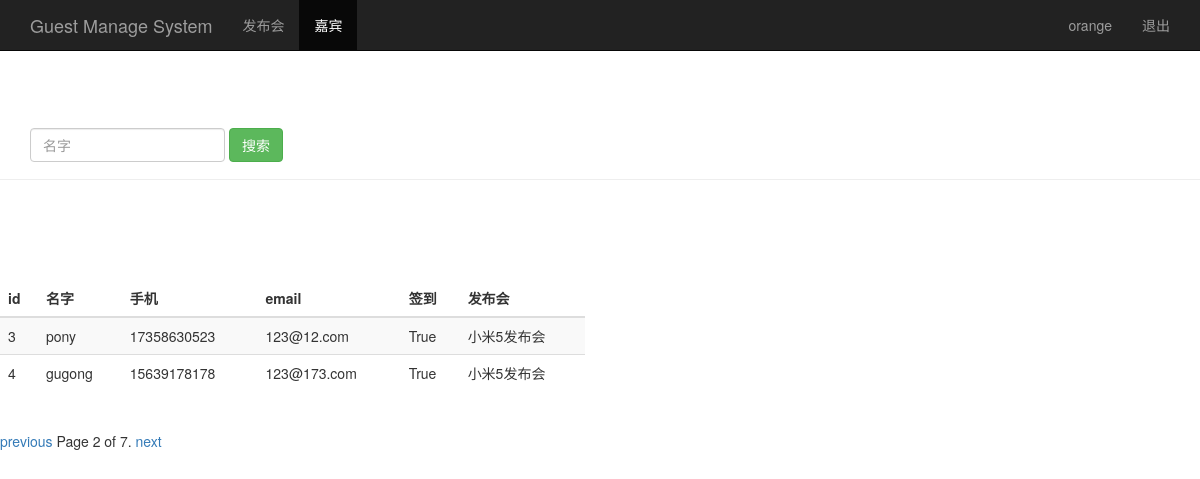
The page /guest_manage/?page=2 (signed in) on the database its author committed.
### sign/models.py (models this page shows, shortened)
class Guest(models.Model):
    event = models.ForeignKey(Event)
    realname = models.CharField(max_length=64)
    phone = models.CharField(max_length=16)
    email = models.EmailField()
    sign = models.BooleanField()
    create_time = models.DateTimeField(auto_now=True)
    class Meta:
        unique_together = ("event","phone")

class Event(models.Model):
    name = models.CharField(max_length=100)
    limit = models.IntegerField()
    status = models.BooleanField()
    address = models.CharField(max_length=200)
    start_time = models.DateTimeField('events time')
    create_time = models.DateTimeField(auto_now=True)
    def __str__(self):
        return self.name

### sign/views.py (the view)
# urls.py: url(r'^guest_manage/$', views.guest_manage),
@login_required
def guest_manage(request):
    username = request.session.get('user','')
    guest_list = Guest.objects.all()
    paginator = Paginator(guest_list,2)
    page = request.GET.get('page','')
    try:
        contacts = paginator.page(page)
    except PageNotAnInteger:
        contacts = paginator.page(1)
    except EmptyPage:
        contacts = paginator.page(paginator.num_pages)
    return render(request,"guest_manage.html",{"user":username,"guests":contacts})

### sign/templates/guest_manage.html (shortened to what this page needs)
<!DOCTYPE html>
<html lang="zh-CN">
<head>
    {% load bootstrap3 %}
    {% bootstrap_css %}
</head>
<body>
<nav class="navbar navbar-inverse navbar-fixed-top">
    <div class="container">
        <div class="navbar-header">
            <a class="navbar-brand" href="/event_manage/">Guest Manage System</a>
        </div>
        <div id="navbar" class="collapse navbar-collapse">
            <ul class="nav navbar-nav">
                <li><a href="/event_manage">发布会</a></li>
                <li class="active"><a href="#">嘉宾</a></li>
            </ul>
            <ul class="nav navbar-nav navbar-right">
                <li><a href="#">{{ user }}</a> </li>
                <li><a href="/logout/">退出</a></li>
            </ul>
        </div>
    </div>
</nav>
<div class="page-header" style="padding-top: 80px;">
    <div id="navbar" class="navbar-collapse collapse">
        <form class="navbar-form" method="get" action="/search_guest/">
            <div class="form-group">
                <input name="realname" type="text" placeholder="名字" class="form-control">
            </div>
            <button type="submit" class="btn btn-success">搜索</button>
        </form>
    </div>
</div>
<div class="row" style="padding-top: 80px;">
    <div class="col-md-6">
        <table class="table table-striped">
            <thead>
            <tr>
                <th>id</th><th>名字</th><th>手机</th><th> email</th><th> 签到</th>
                <th>发布会</th>
            </tr>
            </thead>
            <tbody>
            {% for guest in guests %}
            <tr>
                <td>{{ guest.id }}</td>
                <td>{{ guest.realname }}</td>
                <td>{{ guest.phone }}</td>
                <td>{{ guest.email }}</td>
                <td>{{ guest.sign }}</td>
                <td>{{ guest.event }}</td>
            </tr>
            {% endfor %}
            </tbody>
        </table>
    </div>
</div>
<div class="pagination">
    <span class="step-links">
        {% if guests.has_previous %}
        <a href="?page={{ guests.previous_page_number }}">previous</a>
        {% endif %}
        <span class="current">
            Page {{ guests.number }} of {{ guests.paginator.num_pages }}.
        </span>
        {% if guests.has_next %}
        <a href="?page={{ guests.next_page_number }}">next</a>
        {% endif %}
    </span>
</div>
</body>
</html>

### rows shown on the page
Guest: id "3", realname "pony", phone "17358630523", email "123@12.com", sign "True", event "小米5发布会"
Guest: id "4", realname "gugong", phone "15639178178", email "123@173.com", sign "True", event "小米5发布会"

### other values the page prints
{{ user }} "orange"
{{ guests.number }} "2"
{{ guests.paginator.num_pages }} "7"
